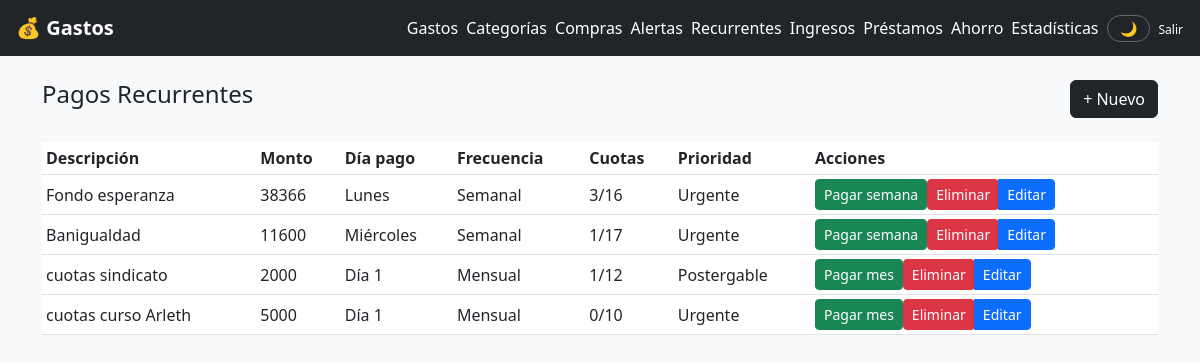
Before: /recurrentes/ (signed in) with the older database file.
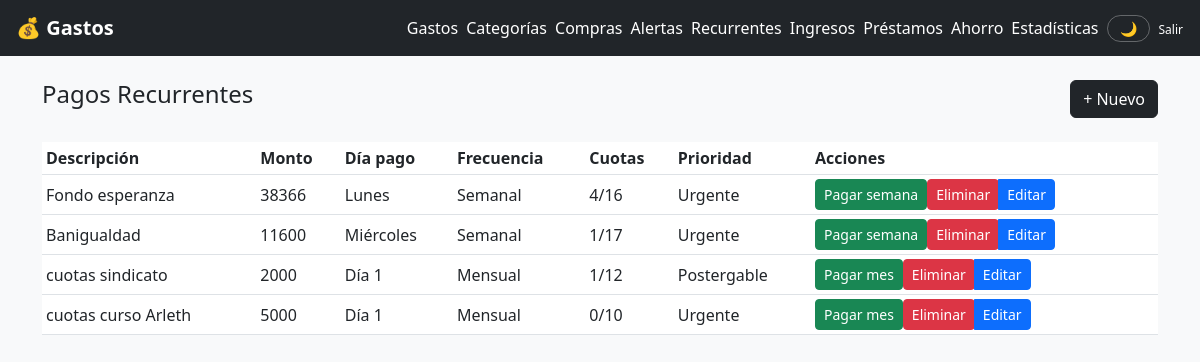
After: the same page with the newer database file.
### gastos/models.py (models this page shows, shortened)
class PagoRecurrente(models.Model):
    FRECUENCIA_CHOICES = [
        ('mensual', 'Mensual'),
        ('semanal', 'Semanal'),
        ('cuotas', 'En cuotas'),
    ]
    usuario = models.ForeignKey(User, on_delete=models.CASCADE, related_name='pagos_recurrentes')
    descripcion = models.CharField(max_length=200)
    monto = models.DecimalField(max_digits=12, decimal_places=0, null=True, blank=True)
    categoria = models.ForeignKey(Categoria, on_delete=models.SET_NULL, null=True, blank=True)
    frecuencia = models.CharField(max_length=20, choices=FRECUENCIA_CHOICES, default='mensual')
    dia_pago = models.PositiveIntegerField(null=True, blank=True)
    dia_semana = models.PositiveIntegerField(null=True, blank=True)
    total_cuotas = models.PositiveIntegerField(null=True, blank=True)
    cuotas_pagadas = models.PositiveIntegerField(default=0)
    prioridad = models.CharField(max_length=20, choices=Gasto.PRIORIDAD_CHOICES, default='normal')
    activo = models.BooleanField(default=True)
    creado_en = models.DateTimeField(auto_now_add=True)
    class Meta:
        ordering = ['dia_pago']

### gastos/views.py (the view)
# urls.py: path('recurrentes/', views.lista_recurrentes, name='lista_recurrentes'),
@login_required
def lista_recurrentes(request):
    pagos = PagoRecurrente.objects.filter(usuario=request.user)
    return render(request, 'gastos/recurrentes.html', {'pagos': pagos})

### templates/gastos/recurrentes.html (shortened to what this page needs)
{% extends 'gastos/base.html' %}
{% block contenido %}
<div class="d-flex justify-content-between mb-4">
    <h4>Pagos Recurrentes</h4>
    <a href="{% url 'nuevo_recurrente' %}" class="btn btn-dark">+ Nuevo</a>
</div>
<div class="table-responsive">
<table class="table table-hover table-sm align-middle">
    <thead class="table-dark">
        <tr>
            <th>Descripción</th>
            <th>Monto</th>
            <th>Día pago</th>
            <th>Frecuencia</th>
            <th>Cuotas</th>
            <th>Prioridad</th>
            <th>Acciones</th>
        </tr>
    </thead>
    <tbody>
        {% for p in pagos %}
        <tr>
            <td>{{ p.descripcion }}</td>
            <td>{{ p.monto }}</td>
            <td>
                {% if p.frecuencia == 'semanal' %}
                  {% if p.dia_semana == 0 %}Lunes
                  {% elif p.dia_semana == 1 %}Martes
                  {% elif p.dia_semana == 2 %}Miércoles
                  {% elif p.dia_semana == 3 %}Jueves
                  {% elif p.dia_semana == 4 %}Viernes
                  {% elif p.dia_semana == 5 %}Sábado
                  {% elif p.dia_semana == 6 %}Domingo
                  {% endif %}
                {% else %}
                  Día {{ p.dia_pago }}
                {% endif %}
            </td>
            <td>{{ p.frecuencia|title }}</td>
            <td>
                {% if p.total_cuotas %}
                    {{ p.cuotas_pagadas }}/{{ p.total_cuotas }}
                {% else %}
                    Indefinido
                {% endif %}
            </td>
            <td>{{ p.get_prioridad_display }}</td>
            <td>
                <div class="btn-group">
                    <form method="post" action="{% url 'pagar_cuota_mes' p.pk %}">
                        <button class="btn btn-sm btn-success">
                            {% if p.frecuencia == 'semanal' %}Pagar semana
                            {% elif p.frecuencia == 'cuotas' %}Pagar cuota
                            {% else %}Pagar mes{% endif %}
                        </button>
                    </form>
                    <form method="post" action="{% url 'eliminar_recurrente' p.pk %}">
                        <button class="btn btn-sm btn-danger">Eliminar</button>
                    </form>
                    <a href="{% url 'editar_recurrente' p.pk %}" class="btn btn-sm btn-primary">Editar</a>
                </div>
            </td>
        </tr>
        {% empty %}
        <tr><td colspan="7" class="text-center">No hay pagos recurrentes</td></tr>
        {% endfor %}
    </tbody>
</table>
</div>
{% endblock %}

Changed rows visible on the page:
changed PagoRecurrente "Fondo esperanza": cuotas_pagadas "3" → "4"
